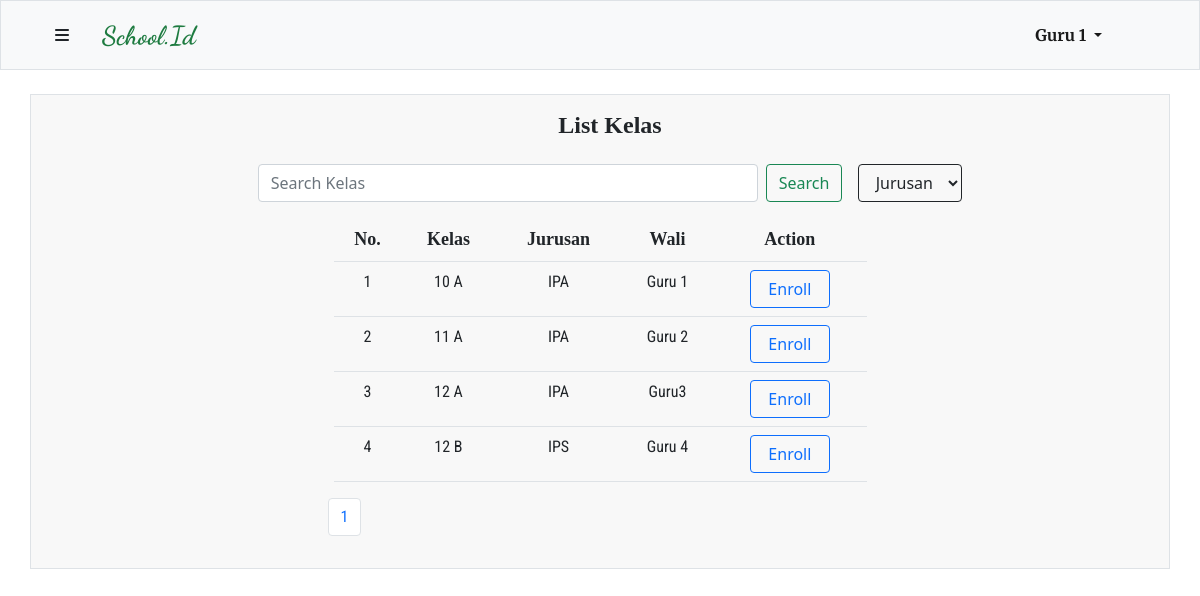
/class.php (signed in), run on the app's committed database.
### tables this page shows
CREATE TABLE `guru` (
  `id` int(10) UNSIGNED NOT NULL,
  `nama_guru` varchar(200) NOT NULL,
  `NIG` char(9) NOT NULL,
  `mapel_id` int(10) UNSIGNED NOT NULL,
  `user_id` int(10) UNSIGNED NOT NULL
);

CREATE TABLE `kelas` (
  `id` int(10) UNSIGNED NOT NULL,
  `nama_kelas` varchar(12) NOT NULL,
  `jurusan` enum('IPA','IPS') DEFAULT NULL,
  `wali_kelas` int(10) UNSIGNED DEFAULT NULL
);

### function.php (called while the page is built, shortened)
<?php
$connection = mysqli_connect("localhost","root","","tubes");
function show($query) {
    global $connection;
    $box = [];
    $result = mysqli_query($connection, $query);
    while($row = mysqli_fetch_assoc($result)) {
        $box[] = $row;
    }
    return $box;
}
?>

### class.php (the view, shortened to what this page needs)
<?php
require 'function.php';
$dataPerhalaman = 5;
if (isset($_GET["page"])) {
    $halamanAktif = $_GET["page"];
} else {
    $halamanAktif = 1;
}
$dataAwal = ($halamanAktif * $dataPerhalaman) - $dataPerhalaman;
$kelas = show ("SELECT kelas.id, kelas.nama_kelas, kelas.jurusan, guru.nama_guru FROM kelas JOIN guru ON kelas.wali_kelas = guru.id LIMIT $dataAwal, $dataPerhalaman") ;
$i = $dataAwal + 1;
?>
<!DOCTYPE html>
<html lang="en">
<head>
    <link href="https://cdn.jsdelivr.net/npm/bootstrap@5.1.3/dist/css/bootstrap.min.css" rel="stylesheet">
    <link rel="stylesheet" href="style/navbar.css">
    <link rel="stylesheet" href="style/template.css">
</head>
<body>
<?php include 'navbar.php' ?>
    <div class="container my-4 px-4 py-3 table-data border">
        <div class="table-title">
          <h4>List Kelas</h4>
        </div>
        <form class="d-flex search my-3 mx-auto"  method="POST">
          <input class="form-control me-2" type="search" placeholder="Search Kelas" aria-label="Search" name="keyword" autocomplete="off">
          <button class="btn btn-outline-success" name="find" type="submit">Search</button>
          <select class="btn ms-3 btn-outline-dark" name="filter" id="">
            <option value="">Jurusan</option>
          </select>
        </form>
        <div class="container-fluid mt-3">
          <table class="mx-auto table">
            <tr class="thead">
              <td class="table-header">No. </td>
              <td class="table-header">Kelas</td>
              <td class="table-header">Jurusan</td>
              <td class="table-header">Wali</td>
              <?php if(isset($_SESSION["admin"])) : ?>
                  <td class="table-header">Action</td>
              <?php elseif(isset($_SESSION["member"])) : ?>
                <?php if($_SESSION["member"] === "guru") : ?>
                  <td class="table-header">Action</td>
                <?php endif ; ?>
              <?php endif ; ?>
            </tr>
            <?php foreach($kelas as $kls) : ?>
                <tr class="tbody">
                    <td class="table-body"><?=$i?></td>
                    <td class="table-body"><?= $kls["nama_kelas"] ?></td>
                    <td class="table-body"><?= $kls["jurusan"]?></td>
                    <td class="table-body"><?= $kls["nama_guru"]?></td>
                      <?php if(isset($_SESSION["admin"])) : ?>
                          <td>
                            <a href="editclass.php?id=<?=$kls["id"]?>" class="btn btn-success">Edit</a>
                            <button type="button" class="btn btn-danger" data-bs-toggle="modal" data-bs-target="#delete<?=$kls["id"]?>">
                              Delete
                            </button>
                            <div class="modal fade" id="delete<?=$kls["id"]?>" tabindex="-1" aria-labelledby="exampleModalLabel" aria-hidden="true">
                              <div class="modal-dialog">
                                <div class="modal-content">
                                  <div class="modal-header">
                                    <h5 class="modal-title" id="exampleModalLabel">Hapus Data</h5>
                                    <button type="button" class="btn-close" data-bs-dismiss="modal" aria-label="Close"></button>
                                  </div>
                                  <div class="modal-body">
                                    Data dan semua yang bersangkutan akan dihapus dan tidak dapat dikembalikan, Yakin ingin menghapus data ?
                                  </div>
                                  <div class="modal-footer">
                                    <button type="button" class="btn btn-outline-dark" data-bs-dismiss="modal">Close</button>
                                    <a href="deleteclass.php?id=<?=$kls["id"]?>" class="btn btn-outline-danger">Delete</a>
                                  </div>
                                </div>
                              </div>
                            </div>
                          </td>
                      <?php elseif(isset($_SESSION["member"])) : ?>
                        <?php if($_SESSION["member"] === "guru") : ?>
                          <?php
                          $kelasid= $kls["id"];
                          $checkenrolledclass = mysqli_query($connection, "SELECT * FROM mapel_kelas WHERE kelas = $kelasid AND guru = $navbarID");
                          ?>
                          <?php if(mysqli_num_rows($checkenrolledclass) > 0) : ?>
                            <td>
                              <a href="editclass.php?id=<?=$kls["id"]?>&guru=<?=$navbarID?>" class="btn btn-primary disabled">Enrolled</a>
                            </td>
                          <?php else : ?>
                            <td>
                              <a href="enroll.php?id=<?=$kls["id"]?>&guru=<?=$navbarID?>" class="btn btn-outline-primary">Enroll</a>
                            </td>
                          <?php endif ; ?>
                        <?php endif ; ?>
                      <?php endif; ?>
                </tr>
            <?php $i++ ?>
            <?php endforeach ; ?>
          </table>
        </div>
        <?php include 'pagination.php' ?>
    </div>
</body>
</html>

### navbar.php (shortened to what this page needs)
<?php
$connection = mysqli_connect("localhost","root","","tubes");
$id = $_SESSION["userID"];
if(isset($_SESSION["admin"])) {
    $admin = mysqli_query($connection, "SELECT username FROM user WHERE id = $id");
    $data = mysqli_fetch_assoc($admin);
} elseif (isset($_SESSION["member"])) {
    if ($_SESSION["member"] === "siswa") {
            $namaSiswa = mysqli_query($connection, "SELECT * FROM siswa WHERE user_id = $id");
            $data = mysqli_fetch_assoc($namaSiswa);
            $navbarID = $data["kelas_id"];
            $navbar= show("SELECT mapel.* FROM siswa JOIN mapel_kelas ON mapel_kelas.kelas = siswa.kelas_id JOIN guru ON guru.id = mapel_kelas.guru JOIN mapel ON mapel.id = guru.mapel_id WHERE siswa.user_id = $id ORDER BY nama_mapel ASC");
    } else {
            $namaGuru = mysqli_query($connection, "SELECT * FROM guru WHERE user_id = $id");
            $data = mysqli_fetch_assoc($namaGuru);
            $navbarID = $data["id"];
    }
}
?>
    <nav class="navbar navbar-expand-lg navbar-light bg-light container-fluid border sticky-top">
        <div class="container navbar-head">
         <div class="logo">
            <button class="btn" type="button" data-bs-toggle="offcanvas" data-bs-target="#offcanvasRight" aria-controls="offcanvasRight"><i class="fas fa-bars"></i></button>
            <?php if(isset($_SESSION["admin"])) : ?>
                <a class="navbar-brand" href="admin.php">School.Id</a>
            <?php else : ?>
                <a class="navbar-brand" href="dashboard.php">School.Id</a>
            <?php endif ; ?>
         </div>
          <div class="login-register collapse navbar-collapse" id="navbarSupportedContent">
            <ul class="navbar-nav me-auto mb-2 mb-lg-0">
              <li class="nav-item dropdown">
                <a class="nav-link dropdown-toggle active me-5" href="" id="navbarDropdown" role="button" data-bs-toggle="dropdown" aria-expanded="false">
                    <?php if(isset($_SESSION["admin"])) : ?>
                         <?=$data["username"] ; ?>
                    <?php elseif($_SESSION["member"] === "siswa") :?>
                        <?=$data["nama_siswa"] ; ?>
                    <?php else :?>
                        <?=$data["nama_guru"] ; ?>
                    <?php endif ; ?>
                </a>
              </li>
            </ul>
          </div>
        </div>
    </nav>

### style/navbar.css (style rules this page uses)
* { margin: 0; padding: 0; box-sizing: border-box; }
.navbar { background-color: #f8f8f8; height: 70px; }
.navbar-brand { text-align: center; font-weight: 900 !important; font-size : 26px; margin: 0; padding: 0 20px; font-family: 'Dancing Script'; color: #1E7B40 !important; }
.navbar .logo { display: flex; text-align: center; }
.navbar .login-register { flex-grow: 0; font-family: 'Merriweather'; font-weight: bolder; }

### style/template.css (style rules this page uses)
* { margin: 0; padding: 0; box-sizing: border-box; }
.d-flex { align-items: center; justify-content: center; }
form { margin: 0 20px; }
.table-data { background-color: #f8f8f8; }
.search .form-control { margin: 0 20px; }
.form-control { max-width: 500px; width: 100%; }
.table-data table { width: 50%; text-align: center; }
.table-data .table-title { display: flex; justify-content: center; }
.table-data .table-title h4 { margin-left :20px; text-align: center; font-family: 'Merriweater'; font-weight: 900; }
.table-data .thead { font-family: 'Merriweater', serif !important; font-weight: bold; font-size: 18px; }
th, td { padding: 10px 5px; }
.table-data td a { width: 80px; }
.table-data .table-body { font-family: 'Roboto Condensed', sans-serif;; }

### data on the page
guru: nama_guru "Guru 1"
kelas: nama_kelas "10 A", jurusan "IPA", wali_kelas.nama_guru "Guru 1"
kelas: nama_kelas "11 A", jurusan "IPA", wali_kelas.nama_guru "Guru 2"
kelas: nama_kelas "12 A", jurusan "IPA", wali_kelas.nama_guru "Guru3"
kelas: nama_kelas "12 B", jurusan "IPS", wali_kelas.nama_guru "Guru 4"
